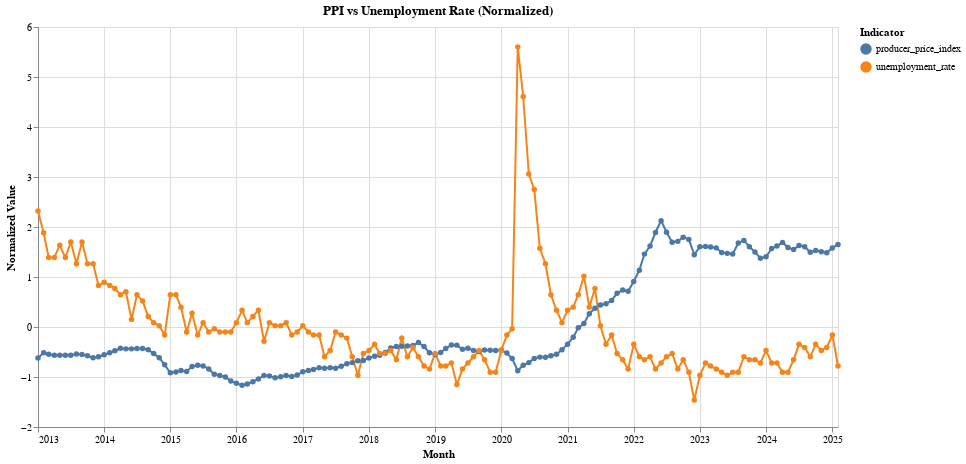

The notebook cell this image was saved under:
### Markdown cell above
- This chart compares the producer price index (PPI), export price index (EPI), and import price index (IPI), all normalized to highlight their relative movements. Around 2021, all three indices began rising sharply, with PPI leading the surge. This simultaneous increase suggests broad inflationary pressure affecting both domestic production and international trade. The sharper rise in PPI compared to IPI and EPI implies that domestic producers faced higher input costs, possibly due to supply chain disruptions or commodity price hikes.

### Code cell
# PPI and Unemployment Rate

# select features
selected_vars = ["producer_price_index", "unemployment_rate"]

# plot
df_long = df_scaled.melt(
    id_vars=["YearMonth"],
    value_vars=selected_vars,
    var_name="Indicator",
    value_name="Value"
)

chart = alt.Chart(df_long).mark_line(point=True).encode(
    x=alt.X("YearMonth:T", title="Month"),
    y=alt.Y("Value:Q", title="Normalized Value"),
    color=alt.Color("Indicator:N", title="Indicator"),
    tooltip=["YearMonth:T", "Indicator:N", "Value:Q"],
    opacity=alt.condition(selection, alt.value(1), alt.value(0.1)) 
).add_selection(
    selection
).properties(
    width=800,
    height=400,
    title=" PPI vs Unemployment Rate (Normalized)"
)
chart

### Figure 1 — Vega-Lite specification as saved in the notebook (floating-point values rounded to 4 significant figures; data arrays with more than 128 entries replaced by an {"elided": "..."} marker saying what was removed)
{"config": {"view": {"continuousWidth": 300, "continuousHeight": 300}}, "data": {"name": "data-9b4087c394e8ea4e5ec7e92e6dbb302d"}, "mark": {"type": "line", "point": true}, "encoding": {"color": {"field": "Indicator", "title": "Indicator", "type": "nominal"}, "opacity": {"condition": {"param": "param_8", "value": 1}, "value": 0.1}, "tooltip": [{"field": "YearMonth", "type": "temporal"}, {"field": "Indicator", "type": "nominal"}, {"field": "Value", "type": "quantitative"}], "x": {"field": "YearMonth", "title": "Month", "type": "temporal"}, "y": {"field": "Value", "title": "Normalized Value", "type": "quantitative"}}, "height": 400, "params": [{"name": "param_8", "select": {"type": "point", "fields": ["Indicator"]}, "bind": "legend"}], "title": " PPI vs Unemployment Rate (Normalized)", "width": 800, "$schema": "https://vega.github.io/schema/vega-lite/v5.8.0.json", "datasets": {"data-9b4087c394e8ea4e5ec7e92e6dbb302d": {"elided": "292 records"}}}
